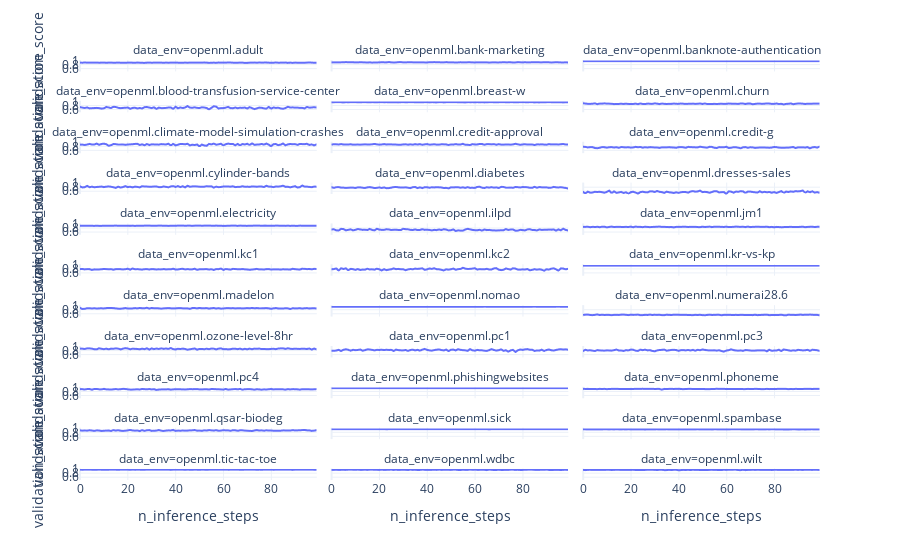

The cell this chart's notebook holds for it:
### Markdown cell above
### Plot of Test Data Environment Validation Scores

### Code cell
px.line(
    inference_results.query("data_env_partition == 'test'"),
    x="n_inference_steps",
    y="validation_score",
    template="plotly_white",
    facet_col="data_env",
    facet_col_wrap=3,
    height=1500,
)
